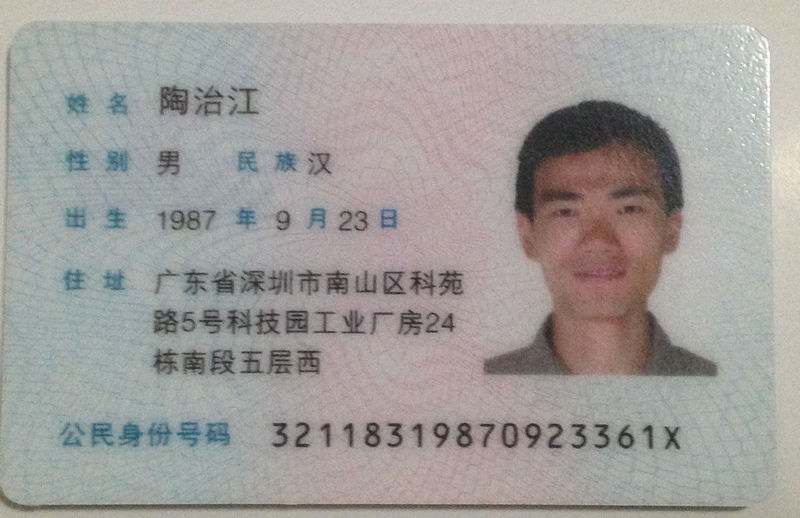
#> input picture dianbiao_ds/IMG_2082_Z.JPG, 800 x 518 px
$ python idcard.py   (older library calls are emulated)
#> lines starting #> are read from the running program, lines starting #| are printed output that depends on the picture; after the words box and inside, x2 and y2 are one past the last pixel; in counts of white or black regions, pixels touching at a corner belong together
#!/usr/bin/python3

#######################
#
# 身份证自动读数系统
#
#######################

import numpy as np
import imutils
import os

import pytesseract
from PIL import Image

import cv2

from skimage.morphology import disk
from skimage.filters import rank

show_img = True

def img_show_hook(title, img):
    global show_img
    if show_img:
        cv2.imshow(title, img)
        cv2.waitKey(0)
    return


def img_sobel_binary(im, blur_sz):

    # 高斯模糊，滤除多余的直角干扰
    img_blur = cv2.GaussianBlur(im,blur_sz,0)
    if len(img_blur.shape) == 3:
        blur_gray = cv2.cvtColor(img_blur,cv2.COLOR_BGR2GRAY)
    else:
        blur_gray = img_blur

    # 提取Sobel直角特征
    sobelx = cv2.Sobel(blur_gray,cv2.CV_16S,1,0,ksize=3)
    abs_sobelx = np.absolute(sobelx)
    sobel_8u = np.uint8(abs_sobelx)
    img_show_hook("Sobel特征", sobel_8u)

    # OTSU提取二值图像
    ret, thd = cv2.threshold(sobel_8u, 0, 255, cv2.THRESH_BINARY+cv2.THRESH_OTSU)
    thd_abs = cv2.convertScaleAbs(thd)
    bgimg = cv2.addWeighted(thd_abs, 1, 0, 0, 0)

    img_show_hook("OTSU二值图像", bgimg)

    return bgimg


def img_contour_extra(im):
    # 腐蚀和膨胀
    kernel = cv2.getStructuringElement(cv2.MORPH_RECT,(13,7))
    bgmask = cv2.morphologyEx(im, cv2.MORPH_CLOSE, kernel)

    img_show_hook("膨胀腐蚀结果", bgmask)

    # 获得连通区域
    # 该函数会破坏原始参数
    im2, contours, hierarchy = cv2.findContours(bgmask.copy(), cv2.RETR_EXTERNAL, #外部轮廓
                                cv2.CHAIN_APPROX_SIMPLE)
    return contours


def img_contour_select(ctrs, im):
    # 剔除明显不满足条件的区域
    cand_rect = []
    for item in ctrs:
        epsilon = 0.02*cv2.arcLength(item, True)
        approx = cv2.approxPolyDP(item, epsilon, True)
        if len(approx) <= 8:
            rect = cv2.minAreaRect(item)
            #只考虑水平的情况
            if rect[2] < -10 and rect[2] > -80:
                continue
            if rect[1][0] < 10 or rect[1][1] < 10:
                continue
            #ratio = (rect[1][1]+0.00001) / rect[1][0]
            #if ratio > 1 or ratio < 0.9:
            #    continue
            box = cv2.boxPoints(rect)
            box_d = np.int0(box)
            cv2.drawContours(im, [box_d], 0, (0,255,0), 3)
            cand_rect.append(box)
    img_show_hook("候选区域", im)
    return cand_rect

def img_tesseract_detect(c_rect, im):
    # 由于使用minAreaRect获得的图像有-90~0的角度，所以给出的坐标顺序也不一定是
    # 转换时候给的，这里需要判断出图像的左上、左下、右上、右下的坐标，便于后面的变换
    pts = c_rect.reshape(4, 2)
    rect = np.zeros((4, 2), dtype = "float32")

    # the top-left point has the smallest sum whereas the
    # bottom-right has the largest sum
    s = pts.sum(axis = 1)
    rect[0] = pts[np.argmin(s)]
    rect[3] = pts[np.argmax(s)]

    # compute the difference between the points -- the top-right
    # will have the minumum difference and the bottom-left will
    # have the maximum difference
    diff = np.diff(pts, axis = 1)
    rect[2] = pts[np.argmin(diff)]
    rect[1] = pts[np.argmax(diff)]

    width = rect[3][0] - rect[0][0]
    height = rect[3][1] - rect[0][1]

    width = (int)((50.0 / height) * width)
    height = 50

    dst = np.float32([[0,0],[0,height],[width,0],[width,height]])

    M = cv2.getPerspectiveTransform(rect, dst)
    warp = cv2.warpPerspective(im, M, (width, height))

    img_show_hook("剪裁识别图像", warp)

    warp = np.array(warp, dtype=np.uint8)
    radius = 13
    selem = disk(radius)

    #　使用局部自适应OTSU阈值处理
    local_otsu = rank.otsu(warp, selem)
    l_otsu = np.uint8(warp >= local_otsu)
    l_otsu *= 255

    kernel = cv2.getStructuringElement(cv2.MORPH_RECT,(2,2))
    l_otsu = cv2.morphologyEx(l_otsu, cv2.MORPH_CLOSE, kernel)

    img_show_hook("局部自适应OTSU图像", l_otsu)

    print("识别结果：")
    print(pytesseract.image_to_string(Image.fromarray(l_otsu), lang="chi-sim"))

    cv2.waitKey(0)
    return


if __name__ == "__main__":

    print("...图片文字识别系统...")

    F1 = "IMG_2082_Z.JPG"
    F2 = "IMG_4438.JPG"

    img = cv2.imread(F1)
#> img is the input picture: shape (518, 800, 3); mean B, G, R 155, 157.3, 160.5
    img = imutils.resize(img, width = 600)
#> img: shape (388, 600, 3)
    img_gray = cv2.cvtColor(img,cv2.COLOR_BGR2GRAY)

    sb_img = img_sobel_binary(img, (5,5))
#> in img_sobel_binary, `sobelx = cv2.Sobel(blur_gray,cv2.CV_16S,1,0,ksize=3)`:
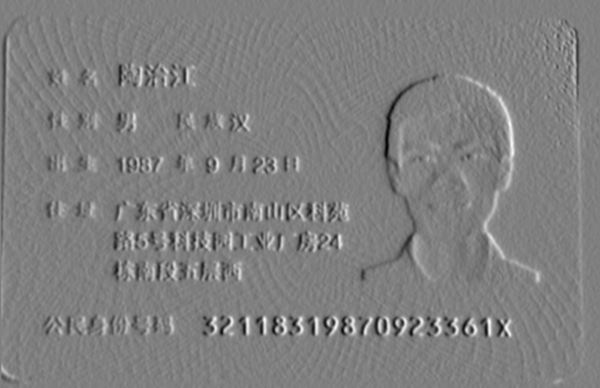
#> sobelx: shape (388, 600) int16; min -218, max 217, mean 0.3; drawn with min black and max white
#> in img_sobel_binary, `abs_sobelx = np.absolute(sobelx)`:
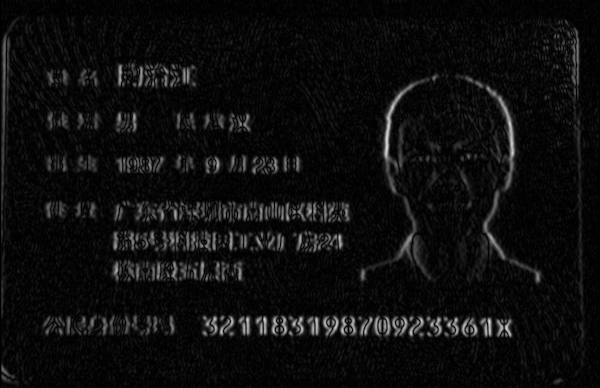
#> abs_sobelx: shape (388, 600) int16; min 0, max 218, mean 13.7
#> in img_sobel_binary, `ret, thd = cv2.threshold(sobel_8u, 0, 255, cv2.THRESH_BINARY+cv2.THRES..`:
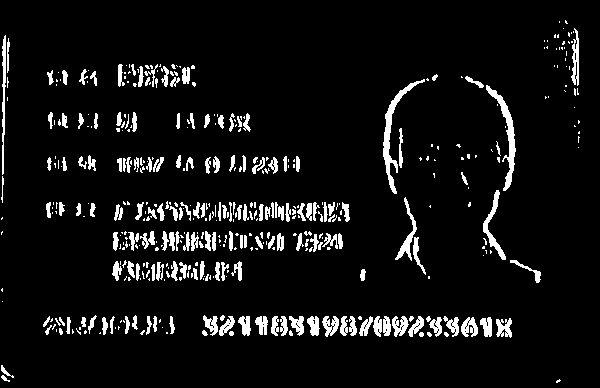
#> thd: shape (388, 600); 7% white; 446 white regions (271 under 20 px), largest, box (x1, y1, x2, y2) and area: (383, 79, 425, 194) 742, (486, 85, 516, 191) 689, (483, 190, 506, 260) 386
#> in img_sobel_binary, `ret, thd = cv2.threshold(sobel_8u, 0, 255, cv2.THRESH_BINARY+cv2.THRES..`: ret = 45
    contours = img_contour_extra(sb_img)
#> in img_contour_extra, `bgmask = cv2.morphologyEx(im, cv2.MORPH_CLOSE, kernel)`:
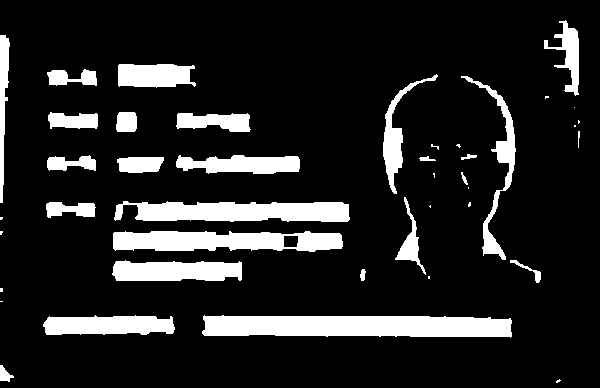
#> bgmask: shape (388, 600); 13.8% white; 42 white regions (16 under 20 px)
#> in img_contour_extra, `im2, contours, hierarchy = cv2.findContours(bgmask.copy(), cv2.RETR_EX..`: contours = 42 contours, 17 with area under 20; largest, box (x1, y1, x2, y2) and area: (202, 315, 512, 338) 5778, (113, 231, 343, 252) 3698, (114, 201, 350, 222) 3662, (112, 260, 242, 281) 2174, (43, 315, 175, 335) 2046
    cand_rect = img_contour_select(contours, img)
#> the loop in img_contour_select, `for item in ctrs:` made 42 passes
#> (epsilon, approx, rect, box, box_d) on pass 3: (13.32, [[202, 331], [510, 337], [511, 320], [204, 315]], ((356.5, 325.8), (20.65, 309), -89.69), [[511, 337], [202, 335.3], [202.1, 314.7], [511.1, 316.4]], [[510, 337], [201, 335], [202, 314], [511, 316]])
#> (epsilon, rect, box, box_d) on passes 2, 17: (1.03, ((6.5, 373), (16, 13), -90), [[13, 381], [-4.9e-16, 381], [0, 365], [13, 365]], [[13, 381], [0, 381], [0, 365], [13, 365]]), (11.12, ((231.5, 211.2), (19.64, 235), -89.67), [[349, 221.7], [114, 220.3], [114.1, 200.7], [349.1, 202]], [[348, 221], [113, 220], [114, 200], [349, 202]])
#> after the loop in img_contour_select, `for item in ctrs:`:
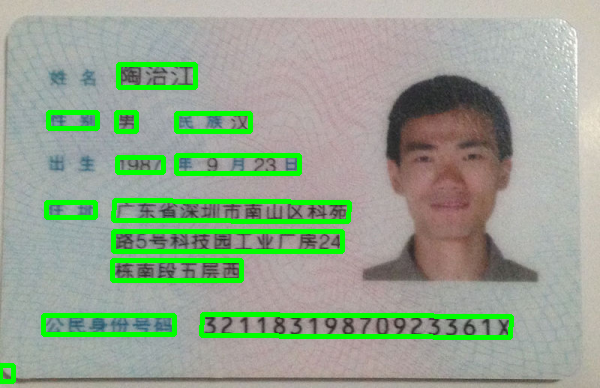
#> im: shape (388, 600, 3); mean B, G, R 144, 165, 149.6
#> after the loop in img_contour_select, `for item in ctrs:`: cand_rect = 13 items
#> cand_rect = 13 items
    for item in cand_rect:
#> (the run stopped early here; a loop or call above may not have finished)
